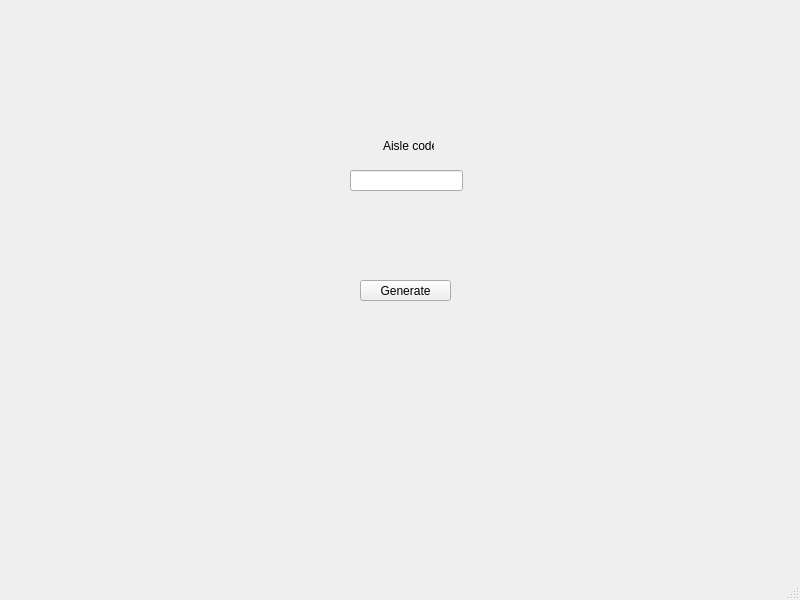
<?xml version="1.0" encoding="UTF-8"?>
<ui version="4.0">
 <class>ProdList</class>
 <widget class="QMainWindow" name="ProdList">
  <property name="geometry">
   <rect>
    <x>0</x>
    <y>0</y>
    <width>800</width>
    <height>600</height>
   </rect>
  </property>
  <property name="windowTitle">
   <string>MainWindow</string>
  </property>
  <widget class="QWidget" name="centralwidget">
   <widget class="QLineEdit" name="aisleCode">
    <property name="geometry">
     <rect>
      <x>350</x>
      <y>170</y>
      <width>113</width>
      <height>21</height>
     </rect>
    </property>
   </widget>
   <widget class="QPushButton" name="generate">
    <property name="geometry">
     <rect>
      <x>360</x>
      <y>280</y>
      <width>91</width>
      <height>21</height>
     </rect>
    </property>
    <property name="text">
     <string>Generate</string>
    </property>
   </widget>
   <widget class="QLabel" name="label">
    <property name="geometry">
     <rect>
      <x>383</x>
      <y>138</y>
      <width>51</width>
      <height>16</height>
     </rect>
    </property>
    <property name="text">
     <string>Aisle code</string>
    </property>
   </widget>
  </widget>
  <widget class="QStatusBar" name="statusbar"/>
 </widget>
 <resources/>
 <connections/>
</ui>
